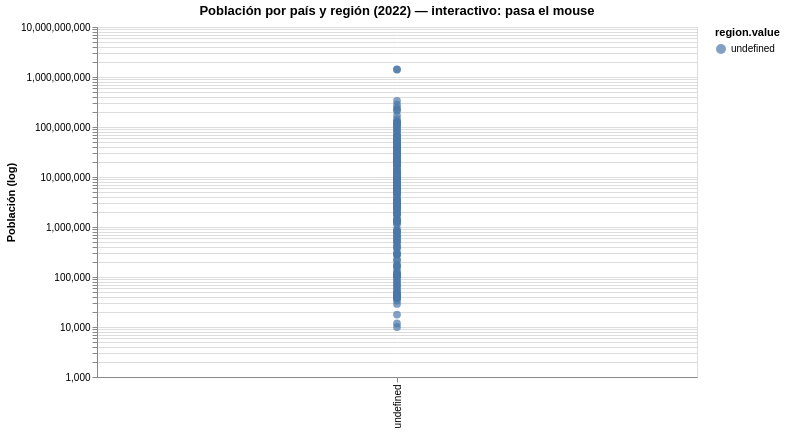

The notebook cell saved with this chart:
### Markdown cell above
altair — misma idea, pero interactiva (la librería del entregable final).

### Code cell
alt.Chart(pob_paises).mark_circle(size=60).encode(
    x=alt.X("region.value:N", title=None),
    y=alt.Y("OBS_VALUE:Q", scale=alt.Scale(type="log"), title="Población (log)"),
    color="region.value:N",
    tooltip=["name", "region.value", "OBS_VALUE"]
).properties(
    width=600, height=350,
    title="Población por país y región (2022) — interactivo: pasa el mouse"
).interactive()

### Figure 1 — Vega-Lite specification as saved in the notebook (floating-point values rounded to 4 significant figures; data arrays with more than 128 entries replaced by an {"elided": "..."} marker saying what was removed)
{"config": {"view": {"continuousWidth": 300, "continuousHeight": 300}}, "data": {"name": "data-1e4e8fcdad3515482ebc8d3b8362debf"}, "mark": {"type": "circle", "size": 60}, "encoding": {"color": {"field": "region.value", "type": "nominal"}, "tooltip": [{"field": "name", "type": "nominal"}, {"field": "region.value", "type": "nominal"}, {"field": "OBS_VALUE", "type": "quantitative"}], "x": {"field": "region.value", "title": null, "type": "nominal"}, "y": {"field": "OBS_VALUE", "scale": {"type": "log"}, "title": "Población (log)", "type": "quantitative"}}, "height": 350, "params": [{"name": "param_1", "select": {"type": "interval", "encodings": ["x", "y"]}, "bind": "scales"}], "title": "Población por país y región (2022) — interactivo: pasa el mouse", "width": 600, "$schema": "https://vega.github.io/schema/vega-lite/v5.20.1.json", "datasets": {"data-1e4e8fcdad3515482ebc8d3b8362debf": {"elided": "217 records"}}}
